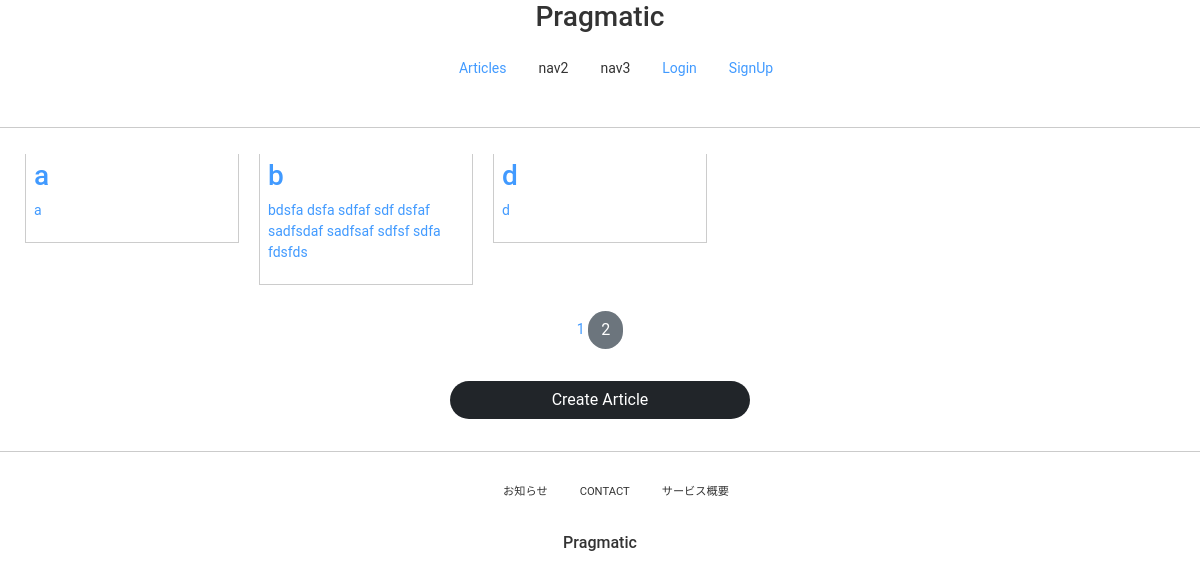
The app's page /articles/list/ with its own data.
### articleapp/models.py (models this page shows)
class Article(models.Model):
    writer = models.ForeignKey(
        User, on_delete=models.SET_NULL, related_name='article', null=True)
    title = models.CharField(max_length=200, null=True)
    image = models.ImageField(upload_to='article/', null=False)
    content = models.TextField(null=True)
    created_at = models.DateField(auto_now_add=True, null=True)

### articleapp/views.py (the view)
# urls.py: path('list/', ArticleListView.as_view(), name='list'),
class ArticleListView(ListView):
    model = Article
    context_object_name = 'article_list'
    template_name = 'articleapp/list.html'
    paginate_by = 3

### articleapp/templates/articleapp/list.html
{% extends 'base.html' %}
{% load static %}
{% block content %}
<section>
    {% if article_list %}
    <div class="wf-container">
        {% for article in article_list %}
            <div class="wf-box">
                <a href="{% url 'articleapp:detail' pk=article.pk %}">
                {% include 'snippets/card.html' with article=article %}
                </a>
            </div>
        {% endfor %}
    </div>
    {% else %}
    <div style="text-align:center">
        <h2>No Article</h2>
    </div>
    {% endif %}
    {% include 'snippets/pagination.html' with page_obj=page_obj %}
     <div style="text-align:center">
         <a href="{% url 'articleapp:create' %}" class="btn btn-dark rounded-pill col-3 mt-3 mb-3">
             Create Article
         </a>
     </div>
</section>
{% endblock %}

### templates/snippets/card.html (shortened to what this page needs)
<div class="content">
    <h3>{{ article.title }}</h3>
    <p>{{ article.content }}</p>
</div>

### static/css/base.css (style rules this page uses)
* { box-sizing: border-box; }
body { font-family: "Open Sans", sans-serif; }

### static/css/wf-style.css (style rules this page uses)
* { box-sizing: border-box; margin: 0; padding: 0; }
body { font-family: "Roboto", "Helvetica Neue", Helvetica, Arial, sans-serif; font-size: 14px; color: #333; }
a { text-decoration: none; cursor: pointer; color: #419aff; }
.btn { padding: 6px 12px; border: 1px solid transparent; border-radius: 4px; cursor: pointer; }
.wf-container { margin: 0 auto; }
.wf-container:before, .wf-container:after { content: ""; display: table; }
.wf-container:after { clear: both; }
.wf-box { margin: 10px; }
.wf-box .content { border: 1px solid #ccc; border-top-width: 0; padding: 5px 8px; }
@media screen and (min-width: 768px) { .wf-container { width: 750px; } }
@media screen and (min-width: 992px) { .wf-container { width: 970px; } }
@media screen and (min-width: 1200px) { .wf-container { width: 1170px; } }

### records on screen
Article: title "a", content "a"
Article: title "b", content "bdsfa dsfa sdfaf sdf dsfaf sadfsdaf sadfsaf sdfsf sdfa fdsfds"
Article: title "d", content "d"

### other values on screen
{{ page_obj.number }} "1"
{{ page_obj.next_page_number }} "2"
